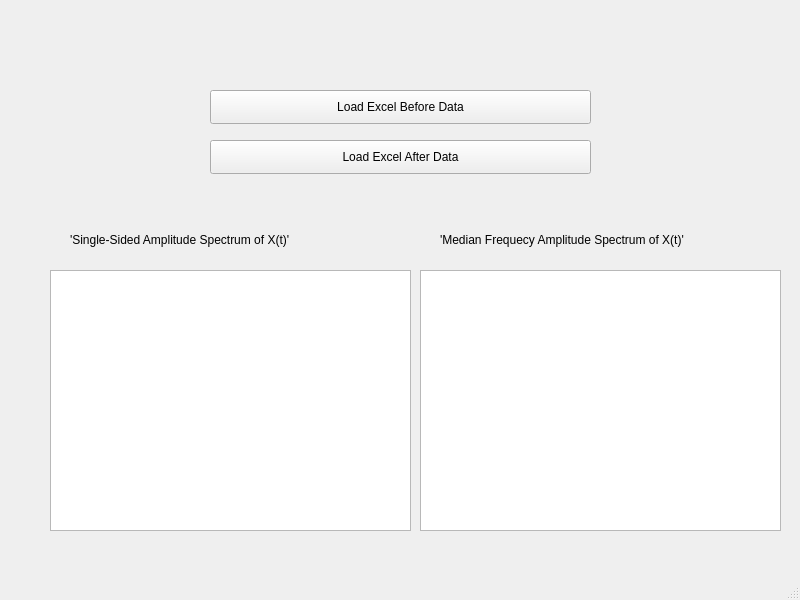
<?xml version="1.0" encoding="UTF-8"?>
<ui version="4.0">
 <class>MainWindow</class>
 <widget class="QMainWindow" name="MainWindow">
  <property name="geometry">
   <rect>
    <x>0</x>
    <y>0</y>
    <width>800</width>
    <height>600</height>
   </rect>
  </property>
  <property name="windowTitle">
   <string>MainWindow</string>
  </property>
  <widget class="QWidget" name="centralwidget">
   <widget class="QPushButton" name="loadExcelBefore_button">
    <property name="geometry">
     <rect>
      <x>210</x>
      <y>90</y>
      <width>381</width>
      <height>34</height>
     </rect>
    </property>
    <property name="text">
     <string>Load Excel Before Data</string>
    </property>
   </widget>
   <widget class="QGraphicsView" name="graphicsView">
    <property name="geometry">
     <rect>
      <x>50</x>
      <y>270</y>
      <width>361</width>
      <height>261</height>
     </rect>
    </property>
   </widget>
   <widget class="QGraphicsView" name="graphicsView_2">
    <property name="geometry">
     <rect>
      <x>420</x>
      <y>270</y>
      <width>361</width>
      <height>261</height>
     </rect>
    </property>
   </widget>
   <widget class="QLabel" name="label">
    <property name="geometry">
     <rect>
      <x>70</x>
      <y>230</y>
      <width>341</width>
      <height>20</height>
     </rect>
    </property>
    <property name="text">
     <string>'Single-Sided Amplitude Spectrum of X(t)'</string>
    </property>
   </widget>
   <widget class="QLabel" name="label_2">
    <property name="geometry">
     <rect>
      <x>440</x>
      <y>230</y>
      <width>351</width>
      <height>20</height>
     </rect>
    </property>
    <property name="text">
     <string>'Median Frequecy Amplitude Spectrum of X(t)'</string>
    </property>
   </widget>
   <widget class="QPushButton" name="loadExcelAfter_button">
    <property name="geometry">
     <rect>
      <x>210</x>
      <y>140</y>
      <width>381</width>
      <height>34</height>
     </rect>
    </property>
    <property name="text">
     <string>Load Excel After Data</string>
    </property>
   </widget>
  </widget>
  <widget class="QMenuBar" name="menubar">
   <property name="geometry">
    <rect>
     <x>0</x>
     <y>0</y>
     <width>800</width>
     <height>29</height>
    </rect>
   </property>
  </widget>
  <widget class="QStatusBar" name="statusbar"/>
 </widget>
 <resources/>
 <connections/>
</ui>
